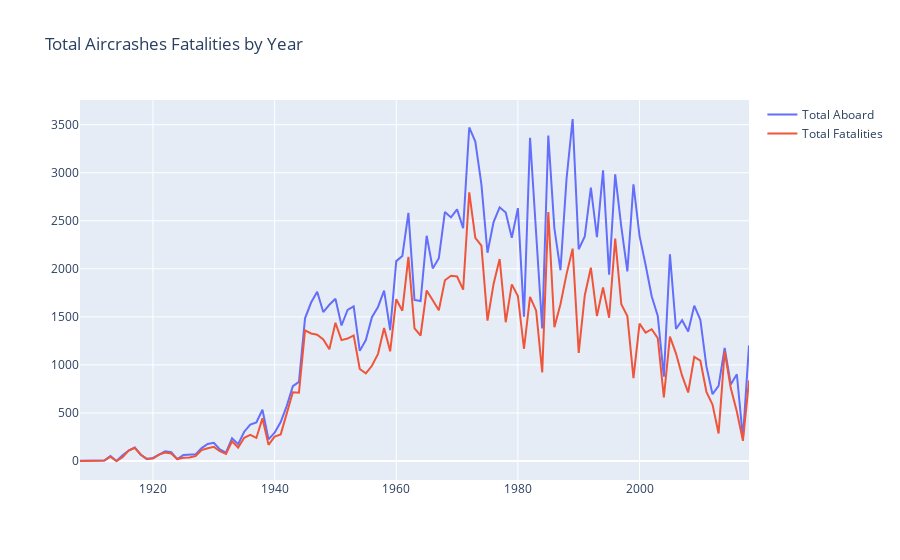

Notebook code for this chart:
### Code cell
plotly_line_plot(
    df2,
    title = 'Total Aircrashes Fatalities by Year'
)
